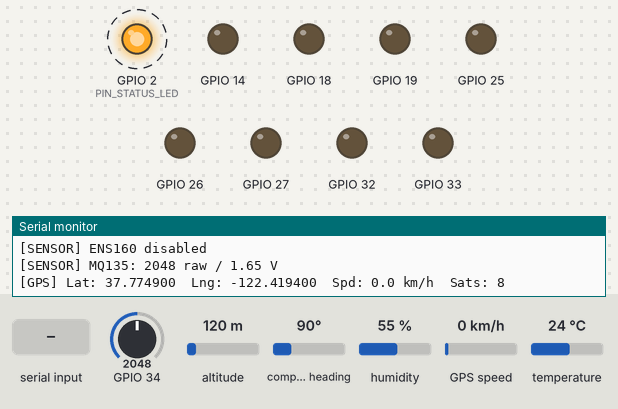
A program run on a simulated ESP32. Shown: output pins drawn as LEDs (lit = HIGH), the last lines printed to the serial monitor. Dashed ring = blinking. Inputs (shaded band) come from the test bench; at power-on: GPIO 34 = 2048, altitude 120 m, compass heading 90°, humidity 55 %, GPS speed 0 km/h, temperature 24 °C. WiFi joins after 1.5 s; servers stay silent unless stated; the GPS gets a fix after 3 s at 37.7749, -122.4194 with 8 satellites; nothing arrives over Bluetooth unless stated; web services answer with replies made up by the test bench.

Above: at 4.5 s.
4.6 s: "l\n" received over the second serial link
At 4.74 s:
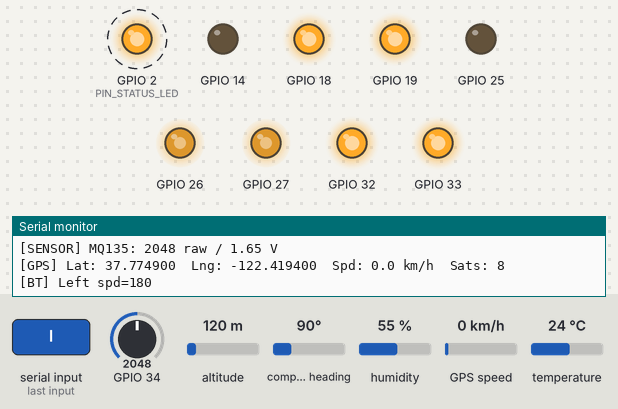
8.1 s: "R\n" received over the second serial link
At 8.5 s:
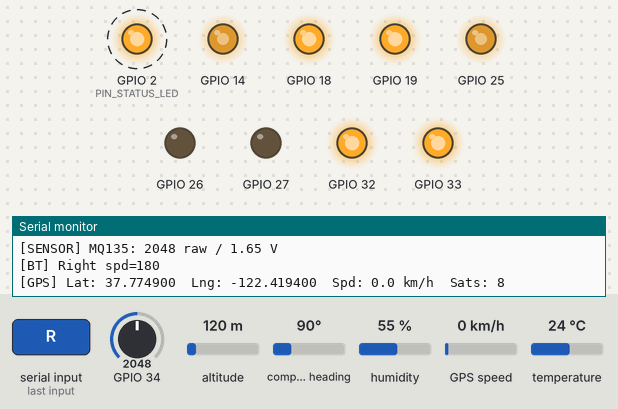
11.6 s: "G\n" received over the second serial link
At 11.77 s:
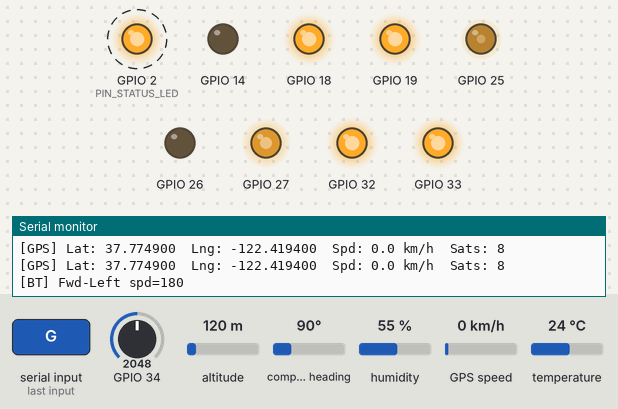
15.1 s: "F90\n" received over the second serial link
At 15.52 s:
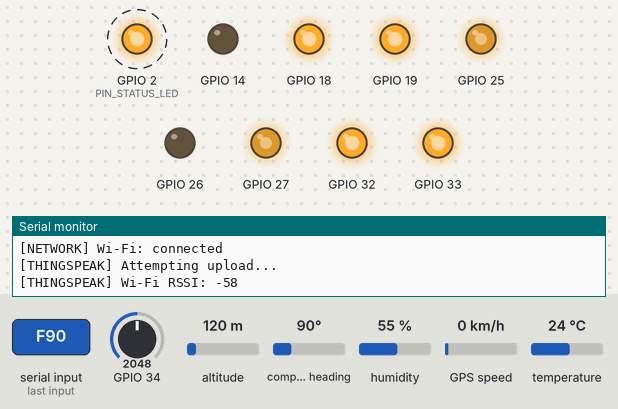
18.6 s: "B90\n" received over the second serial link
At 18.78 s:
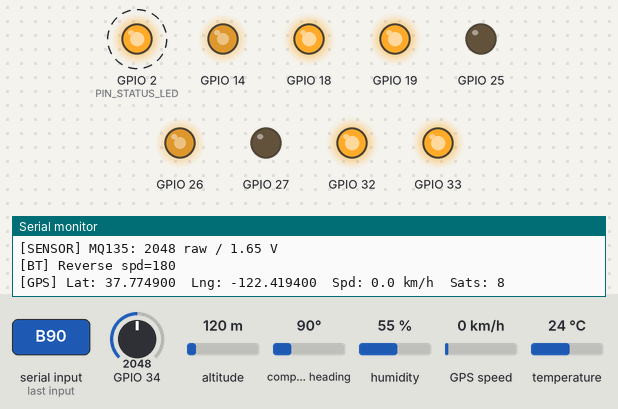
Timing chart, 0 to 23.1 s (numbered marks = the images above; inputs shaded):
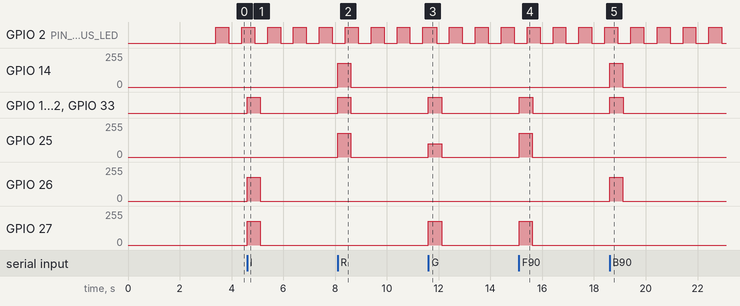

The program:

main.cpp
```cpp
// =============================================================================
// Intelligent Rover — ESP32 Main Controller
// =============================================================================

#include <Arduino.h>
#include <WiFi.h>

#include "config/AppConfig.h"
#include "pins/PinMap.h"

#include "MotorControl.h"
#include "BluetoothControl.h"
#include "SensorManager.h"
#include "GPSManager.h"
#include "TelemetryData.h"
#include "RoverWiFiManager.h"
#include "OTAUpdate.h"
#include "ThingSpeakClient.h"
#include "DisplayBridge.h"
#include "AIEventReceiver.h"

MotorControl      motor;
BluetoothControl  bluetooth;
SensorManager     sensors;
GPSManager        gpsManager;
TelemetryData     telemetry;
RoverWiFiManager  wifiManager;
OTAUpdate         otaUpdate;
ThingSpeakClient  thingSpeakClient;
DisplayBridge     displayBridge;
AIEventReceiver   aiEventReceiver;

static volatile uint8_t currentSpeed = DEFAULT_MOTOR_SPEED;
static volatile uint32_t lastCommandTime = 0;

static SemaphoreHandle_t telemetryMutex = nullptr;

void TaskBluetoothControl(void *pvParameters);
void TaskSensorRead(void *pvParameters);
void TaskNetworkService(void *pvParameters);
void TaskStatusLED(void *pvParameters);

#if ENABLE_GPS_MODULE
void TaskGPSRead(void *pvParameters);
#endif

#if ENABLE_AI_EVENT_RECEIVER
void TaskAIEventRead(void *pvParameters);
#endif

#if ENABLE_CYD_DISPLAY
void TaskDisplayService(void *pvParameters);
#endif

template <typename Fn>
static void updateTelemetry(Fn updater) {
    if (xSemaphoreTake(telemetryMutex, pdMS_TO_TICKS(50)) == pdTRUE) {
        updater(telemetry);
        xSemaphoreGive(telemetryMutex);
    }
}

static TelemetryData getTelemetrySnapshot();

void setup() {
    Serial.begin(SERIAL_BAUD_RATE);
    delay(1000);

    Serial.println();
    Serial.println("=================================");
    Serial.println("  Intelligent Rover Booting");
    Serial.println("  Board: ESP32 + Classic BT");
    Serial.println("=================================");

    telemetryMutex = xSemaphoreCreateMutex();

    if (telemetryMutex == nullptr) {
        Serial.println("[SYSTEM] FATAL: telemetry mutex allocation failed");
        while (true) {
            delay(1000);
        }
    }

    pinMode(PIN_STATUS_LED, OUTPUT);

    motor.begin();

#if ENABLE_BLUETOOTH_CONTROL
    bluetooth.begin();
#else
    Serial.println("[BT] Bluetooth control disabled");
#endif

    sensors.begin();

#if ENABLE_GPS_MODULE
    gpsManager.begin();
#else
    Serial.println("[GPS] GPS module disabled");
#endif

#if ENABLE_AI_EVENT_RECEIVER
    aiEventReceiver.begin();
#else
    Serial.println("[AI] AI event receiver disabled");
#endif

#if ENABLE_WIFI_TELEMETRY
    wifiManager.begin();
#else
    Serial.println("[WIFI] Wi-Fi telemetry disabled");
#endif

#if ENABLE_OTA_UPDATE
    otaUpdate.begin();
#else
    Serial.println("[OTA] OTA disabled");
#endif

#if ENABLE_THINGSPEAK_UPLOAD
    thingSpeakClient.begin();
#else
    Serial.println("[THINGSPEAK] ThingSpeak upload disabled");
#endif

#if ENABLE_CYD_DISPLAY
    displayBridge.begin();
#else
    Serial.println("[DISPLAY] CYD display disabled");
#endif

    Serial.println("========== FEATURE STATUS ==========");
    Serial.printf("ENABLE_WIFI_TELEMETRY: %d\n", ENABLE_WIFI_TELEMETRY);
    Serial.printf("ENABLE_THINGSPEAK_UPLOAD: %d\n", ENABLE_THINGSPEAK_UPLOAD);
    Serial.printf("ENABLE_OTA_UPDATE: %d\n", ENABLE_OTA_UPDATE);
    Serial.printf("ENABLE_AI_EVENT_RECEIVER: %d\n", ENABLE_AI_EVENT_RECEIVER);
    Serial.printf("ENABLE_GPS_MODULE: %d\n", ENABLE_GPS_MODULE);
    Serial.printf("ENABLE_CYD_DISPLAY: %d\n", ENABLE_CYD_DISPLAY);
    Serial.println("====================================");

    lastCommandTime = millis();

#if ENABLE_BLUETOOTH_CONTROL
    xTaskCreatePinnedToCore(
        TaskBluetoothControl,
        "BT_Control",
        4096,
        nullptr,
        4,
        nullptr,
        1
    );
#endif

    xTaskCreatePinnedToCore(
        TaskSensorRead,
        "Sensor_Read",
        4096,
        nullptr,
        2,
        nullptr,
        0
    );

#if ENABLE_GPS_MODULE
    xTaskCreatePinnedToCore(
        TaskGPSRead,
        "GPS_Read",
        4096,
        nullptr,
        2,
        nullptr,
        0
    );
#endif

#if ENABLE_AI_EVENT_RECEIVER
    xTaskCreatePinnedToCore(
        TaskAIEventRead,
        "AI_Event_Read",
        4096,
        nullptr,
        2,
        nullptr,
        1
    );
#endif

    xTaskCreatePinnedToCore(
        TaskNetworkService,
        "Network_Service",
        8192,
        nullptr,
        3,
        nullptr,
        0
    );

#if ENABLE_CYD_DISPLAY
    xTaskCreatePinnedToCore(
        TaskDisplayService,
        "Display_Service",
        4096,
        nullptr,
        1,
        nullptr,
        0
    );
#endif

    xTaskCreatePinnedToCore(
        TaskStatusLED,
        "Status_LED",
        2048,
        nullptr,
        1,
        nullptr,
        0
    );

    Serial.printf("[SYSTEM] Rover ready. Default speed: %d\n", currentSpeed);
}

void loop() {
    vTaskDelay(pdMS_TO_TICKS(1000));
}

void TaskBluetoothControl(void *pvParameters) {
    char speedBuf[8];
    uint8_t speedIdx = 0;
    bool inSpeedCmd = false;
    bool motorsStoppedByFailsafe = false;

    while (true) {
        while (bluetooth.available()) {
            char c = bluetooth.readCommand();

            lastCommandTime = millis();
            motorsStoppedByFailsafe = false;

            updateTelemetry([](TelemetryData &data) {
                data.bluetoothConnected = true;
            });

            if (c == '#') {
                inSpeedCmd = true;
                speedIdx = 0;
                memset(speedBuf, 0, sizeof(speedBuf));
                continue;
            }

            if (inSpeedCmd) {
                if (c == '\n' || c == '\r') {
                    inSpeedCmd = false;

                    if (speedIdx > 0) {
                        int val = atoi(speedBuf);

                        if (val >= SPEED_MIN && val <= SPEED_MAX) {
                            currentSpeed = static_cast<uint8_t>(val);
                            Serial.printf("[BT] Speed: %d\n", currentSpeed);
                        }
                    }
                } else if (isDigit(c) && speedIdx < (sizeof(speedBuf) - 1)) {
                    speedBuf[speedIdx++] = c;
                }

                continue;
            }

            if (c == '\n' || c == '\r') {
                continue;
            }

            switch (c) {
                case 'F':
                case 'f':
                    motor.forward(currentSpeed);
                    Serial.printf("[BT] Forward spd=%d\n", currentSpeed);
                    break;

                case 'B':
                case 'b':
                    motor.reverse(currentSpeed);
                    Serial.printf("[BT] Reverse spd=%d\n", currentSpeed);
                    break;

                case 'L':
                case 'l':
                    motor.turnLeft(currentSpeed);
                    Serial.printf("[BT] Left spd=%d\n", currentSpeed);
                    break;

                case 'R':
                case 'r':
                    motor.turnRight(currentSpeed);
                    Serial.printf("[BT] Right spd=%d\n", currentSpeed);
                    break;

                case 'G':
                case 'g':
                    motor.forwardLeft(currentSpeed);
                    Serial.printf("[BT] Fwd-Left spd=%d\n", currentSpeed);
                    break;

                case 'I':
                case 'i':
                    motor.forwardRight(currentSpeed);
                    Serial.printf("[BT] Fwd-Right spd=%d\n", currentSpeed);
                    break;

                case 'H':
                case 'h':
                    motor.reverseLeft(currentSpeed);
                    Serial.printf("[BT] Rev-Left spd=%d\n", currentSpeed);
                    break;

                case 'J':
                case 'j':
                    motor.reverseRight(currentSpeed);
                    Serial.printf("[BT] Rev-Right spd=%d\n", currentSpeed);
                    break;

                case 'S':
                case 's':
                case 'Q':
                case 'q':
                    motor.stop();
                    Serial.println("[BT] STOP");
                    break;

                default:
                    break;
            }
        }

        if ((millis() - lastCommandTime) > COMMAND_TIMEOUT_MS && !motorsStoppedByFailsafe) {
            motor.stop();
            motorsStoppedByFailsafe = true;
        }

        vTaskDelay(pdMS_TO_TICKS(20));
    }
}

void TaskSensorRead(void *pvParameters) {
    while (true) {
        TelemetryData sensorSnapshot = getTelemetrySnapshot();

        sensors.readEnvironment(sensorSnapshot);

#if !ENABLE_ENS160_SENSOR
        sensorSnapshot.eco2Ppm = 0;
        sensorSnapshot.tvocPpb = 0;
        sensorSnapshot.airQualityIndex = 0;
        sensorSnapshot.ens160Ready = false;
#endif

        updateTelemetry([&sensorSnapshot](TelemetryData &data) {
            data.temperatureC = sensorSnapshot.temperatureC;
            data.humidityPercent = sensorSnapshot.humidityPercent;
            data.eco2Ppm = sensorSnapshot.eco2Ppm;
            data.tvocPpb = sensorSnapshot.tvocPpb;
            data.airQualityIndex = sensorSnapshot.airQualityIndex;
            data.ahtReady = sensorSnapshot.ahtReady;
            data.ens160Ready = sensorSnapshot.ens160Ready;
            data.mq135Raw = sensorSnapshot.mq135Raw;
            data.mq135Voltage = sensorSnapshot.mq135Voltage;
            data.batteryVoltage = sensorSnapshot.batteryVoltage;
            data.timestampMs = sensorSnapshot.timestampMs;
        });

        Serial.println("[SENSOR] -------------------");
        Serial.printf(
            "[SENSOR] Temp: %.2f C  Humidity: %.2f %%\n",
            sensorSnapshot.temperatureC,
            sensorSnapshot.humidityPercent
        );

#if ENABLE_ENS160_SENSOR
        Serial.printf(
            "[SENSOR] eCO2: %u ppm  TVOC: %u ppb  AQI: %u\n",
            sensorSnapshot.eco2Ppm,
            sensorSnapshot.tvocPpb,
            sensorSnapshot.airQualityIndex
        );
#else
        Serial.println("[SENSOR] ENS160 disabled");
#endif

        Serial.printf(
            "[SENSOR] MQ135: %u raw / %.2f V\n",
            sensorSnapshot.mq135Raw,
            sensorSnapshot.mq135Voltage
        );

        vTaskDelay(pdMS_TO_TICKS(SENSOR_READ_INTERVAL_MS));
    }
}

#if ENABLE_GPS_MODULE
void TaskGPSRead(void *pvParameters) {
    uint32_t lastGpsWaitingLogMs = 0;

    while (true) {
        gpsManager.update();

        TelemetryData gpsSnapshot = getTelemetrySnapshot();
        gpsManager.readGPS(gpsSnapshot);

        updateTelemetry([&gpsSnapshot](TelemetryData &data) {
            data.latitude = gpsSnapshot.latitude;
            data.longitude = gpsSnapshot.longitude;
            data.gpsSpeedKmph = gpsSnapshot.gpsSpeedKmph;
            data.gpsSatellites = gpsSnapshot.gpsSatellites;
            data.gpsValid = gpsSnapshot.gpsValid;
        });

        if (gpsSnapshot.gpsValid) {
            Serial.printf(
                "[GPS] Lat: %.6f  Lng: %.6f  Spd: %.1f km/h  Sats: %u\n",
                gpsSnapshot.latitude,
                gpsSnapshot.longitude,
                gpsSnapshot.gpsSpeedKmph,
                gpsSnapshot.gpsSatellites
            );
        } else if ((millis() - lastGpsWaitingLogMs) >= 10000) {
            lastGpsWaitingLogMs = millis();
            Serial.println("[GPS] Waiting for valid fix...");
        }

        vTaskDelay(pdMS_TO_TICKS(GPS_READ_INTERVAL_MS));
    }
}
#endif

#if ENABLE_AI_EVENT_RECEIVER
void TaskAIEventRead(void *pvParameters) {
    while (true) {
        updateTelemetry([](TelemetryData &data) {
            aiEventReceiver.update(data);
        });

        vTaskDelay(pdMS_TO_TICKS(AI_EVENT_READ_INTERVAL_MS));
    }
}
#endif

void TaskNetworkService(void *pvParameters) {
    Serial.println("[NETWORK] Network service task started");

    uint32_t lastStatusMs = 0;

    while (true) {
#if ENABLE_WIFI_TELEMETRY
        wifiManager.update();
#endif

        updateTelemetry([](TelemetryData &data) {
#if ENABLE_WIFI_TELEMETRY
            data.wifiConnected = wifiManager.isConnected();
            data.wifiRssi = data.wifiConnected ? WiFi.RSSI() : 0;
#else
            data.wifiConnected = false;
            data.wifiRssi = 0;
#endif

#if ENABLE_BLUETOOTH_CONTROL
            data.bluetoothConnected = bluetooth.isConnected();
#else
            data.bluetoothConnected = false;
#endif
        });

        uint32_t now = millis();

        if ((now - lastStatusMs) >= 15000) {
            lastStatusMs = now;

#if ENABLE_WIFI_TELEMETRY
            Serial.print("[NETWORK] Wi-Fi: ");
            Serial.println(wifiManager.isConnected() ? "connected" : "offline");
#else
            Serial.println("[NETWORK] Wi-Fi telemetry disabled");
#endif
        }

#if ENABLE_THINGSPEAK_UPLOAD
        {
            TelemetryData snapshot = getTelemetrySnapshot();
            thingSpeakClient.update(snapshot);
        }
#else
        Serial.println("[NETWORK] ThingSpeak upload disabled");
#endif

#if ENABLE_OTA_UPDATE
        otaUpdate.handle();
#endif

        vTaskDelay(pdMS_TO_TICKS(1000));
    }
}

#if ENABLE_CYD_DISPLAY
void TaskDisplayService(void *pvParameters) {
    while (true) {
        TelemetryData snapshot = getTelemetrySnapshot();
        displayBridge.update(snapshot);
        vTaskDelay(pdMS_TO_TICKS(DISPLAY_UPDATE_INTERVAL_MS));
    }
}
#endif

void TaskStatusLED(void *pvParameters) {
    while (true) {
        digitalWrite(PIN_STATUS_LED, HIGH);
        vTaskDelay(pdMS_TO_TICKS(500));

        digitalWrite(PIN_STATUS_LED, LOW);
        vTaskDelay(pdMS_TO_TICKS(500));
    }
}

static TelemetryData getTelemetrySnapshot() {
    TelemetryData snapshot;

    if (xSemaphoreTake(telemetryMutex, pdMS_TO_TICKS(50)) == pdTRUE) {
        snapshot = telemetry;
        xSemaphoreGive(telemetryMutex);
    }

    return snapshot;
}
```

DisplayPacket.h
```cpp
#pragma once

#include <Arduino.h>

// Fixed-size I2C packet sent from ESP32 main controller to CYD display node.
// Keep this below typical ESP32 I2C buffer limits.
#define DISPLAY_PACKET_MAGIC 0x524F5652UL  // 'ROVR'
#define DISPLAY_PACKET_VERSION 1

struct __attribute__((packed)) DisplayPacket {
    uint32_t magic = DISPLAY_PACKET_MAGIC;
    uint8_t version = DISPLAY_PACKET_VERSION;

    uint32_t uptimeSeconds = 0;

    int16_t temperatureCx100 = 0;
    uint16_t humidityX100 = 0;
    uint16_t eco2Ppm = 0;
    uint16_t tvocPpb = 0;
    uint8_t airQualityIndex = 0;

    uint16_t mq135Raw = 0;
    uint16_t mq135MilliVolts = 0;

    int32_t latitudeE7 = 0;
    int32_t longitudeE7 = 0;
    uint8_t gpsSatellites = 0;

    uint8_t flags = 0;
    int8_t wifiRssi = 0;

    uint8_t aiConfidence = 0;
    char aiLabel[16] = {0};
};

// flags bit map
#define DISPLAY_FLAG_WIFI_CONNECTED 0x01
#define DISPLAY_FLAG_BT_CONNECTED   0x02
#define DISPLAY_FLAG_GPS_VALID      0x04
#define DISPLAY_FLAG_AI_DETECTED    0x08
#define DISPLAY_FLAG_AHT_READY      0x10
#define DISPLAY_FLAG_ENS_READY      0x20
```

task_scheduler.cpp
```cpp

```

AppConfig.h
```cpp
#pragma once

// ======================================================
// Device Identity
// ======================================================

#define DEVICE_NAME "Intelligent-Rover-Main"
#define SERIAL_BAUD_RATE 115200

// ======================================================
// Feature Flags
// Set disabled modules to 0 while hardware is not connected
// ======================================================

#define ENABLE_BLUETOOTH_CONTROL 1
#define ENABLE_WIFI_TELEMETRY    1
#define ENABLE_OTA_UPDATE        1
#define ENABLE_THINGSPEAK_UPLOAD 1

#define ENABLE_AHT20_SENSOR      1
#define ENABLE_MQ135_SENSOR      1
#define ENABLE_ENS160_SENSOR     0

#define ENABLE_GPS_MODULE        1
#define ENABLE_CYD_DISPLAY       0

#define ENABLE_AI_EVENT_RECEIVER 0  // I2C master on Wire1 (GPIO4/13)

// ======================================================
// Motor PWM
// ======================================================

#define MOTOR_PWM_FREQ 20000
#define MOTOR_PWM_RESOLUTION 8

#define DEFAULT_MOTOR_SPEED 180
#define MAX_MOTOR_SPEED 255
#define MIN_MOTOR_SPEED 0

// ======================================================
// Control
// ======================================================

#define SPEED_MIN 60
#define SPEED_MAX 255
#define COMMAND_TIMEOUT_MS 500

// ======================================================
// Task Intervals
// ======================================================

#define SENSOR_READ_INTERVAL_MS 2000
#define GPS_READ_INTERVAL_MS 1000
#define AI_EVENT_READ_INTERVAL_MS 200  // matches I2C poll rate
#define DISPLAY_UPDATE_INTERVAL_MS 1000
#define THINGSPEAK_UPLOAD_INTERVAL_MS 15000
#define SYSTEM_HEALTH_INTERVAL_MS 5000

// ======================================================
// ======================================================

#define ADC_REFERENCE_VOLTAGE 3.30f
#define ADC_MAX_COUNTS 4095.0f

// Example divider: 100k top + 27k bottom = 4.7037 ratio

// ======================================================
// I2C Display Bridge
// ======================================================

#define CYD_I2C_ADDRESS 0x42

// ======================================================
// AI UART Event Protocol
// ======================================================

#define AI_I2C_SLAVE_ADDR     0x55   // XIAO I2C slave address
#define AI_I2C_PACKET_SIZE    27    // sizeof(AIPacket) — 1+1+12+2+2+2+2+4+1
#define AI_I2C_POLL_MS        200   // poll interval ms
#define AI_HEARTBEAT_TIMEOUT_MS 30000  // ms before marking AI node offline

// ======================================================
// MQ135 Gas Sensor
// ======================================================

#define MQ135_SAMPLE_COUNT      20
#define MQ135_WARMUP_TIME_MS    30000
#define MQ135_ADC_MIN_VALID     10
#define MQ135_ADC_MAX_VALID     4090
```

Secrets.example.h
```cpp
#pragma once

#define WIFI_SSID "PJ1"
#define WIFI_PASSWORD "qwerty1234"

#define OTA_HOSTNAME "intelligent-rover-main"
#define OTA_PASSWORD "rover-ota-2025"

#define THINGSPEAK_API_KEY "B9YV72609H1KZVRJ"
#define THINGSPEAK_CHANNEL_ID  3388461
```

Source omitted: NetworkConfig.h (1667 bytes), PinMap.h (957 bytes)

Measured:
- after the input at 4.6 s, GPIO 18, GPIO 19, GPIO 32, GPIO 33: LOW → HIGH at once, → LOW 0.51 s later; GPIO 26, GPIO 27: 0/255 → 179/255 at once, → 0/255 0.50 s later
- after the input at 8.1 s, GPIO 14, GPIO 25: 0/255 → 179/255 at once, → 0/255 0.50 s later; GPIO 18, GPIO 19, GPIO 32, GPIO 33: LOW → HIGH at once, → LOW 0.51 s later
- after the input at 11.6 s, GPIO 18, GPIO 19, GPIO 32, GPIO 33: LOW → HIGH at once, → LOW 0.52 s later; GPIO 25: 0/255 → 99/255 at once, → 0/255 0.52 s later; GPIO 27: 0/255 → 179/255 at once, → 0/255 0.52 s later
- after the input at 15.1 s, GPIO 18, GPIO 19, GPIO 32, GPIO 33: LOW → HIGH at once, → LOW 0.51 s later; GPIO 25, GPIO 27: 0/255 → 179/255 at once, → 0/255 0.50 s later
- after the input at 18.6 s, GPIO 14, GPIO 26: 0/255 → 179/255 at once, → 0/255 0.51 s later; GPIO 18, GPIO 19, GPIO 32, GPIO 33: LOW → HIGH at once, → LOW 0.51 s later
- by itself, GPIO 2 (PIN_STATUS_LED): alternates HIGH for 0.50 s and LOW for 0.50 s
